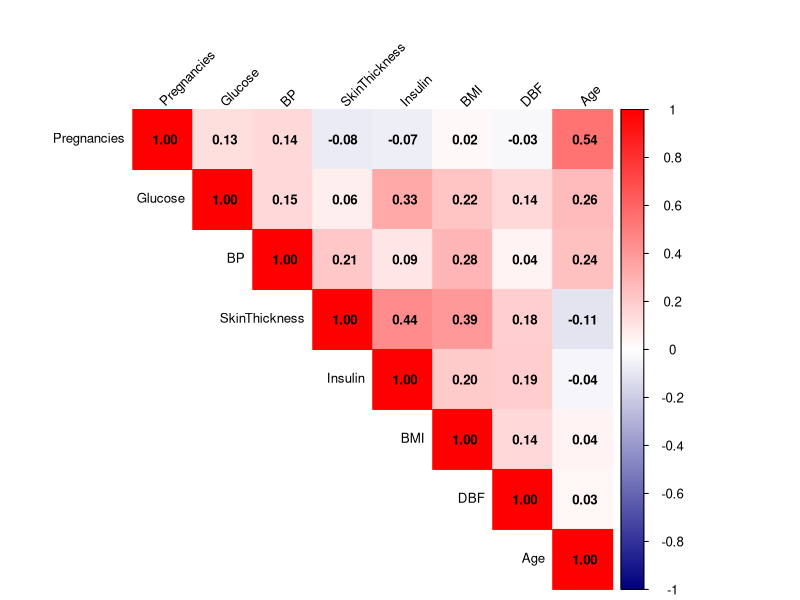

R code for this plot: (Note: this script raises an error after producing the figure.)
#Install dependencies
#install.packages("corrplot") 
#install.packages("pheatmap")
#install.packages("psych")

#Read CSV files
df <- read.csv("diabetes.csv")

#Explore the data
head(df)
str(df)
dim(df)
summary(df)
colnames(df)

#Import nessasry libraries
library(corrplot)
library(pheatmap)
library(psych)

# Correlation Matrix (basic check)
# Select only numeric predictor columns (remove Outcome)
data_fa <- df[, c("Pregnancies","Glucose","BP","SkinThickness","Insulin","BMI","DBF","Age")]

# Correlation matrix
cor_matrix <- cor(data_fa, method = "pearson")
cor_rounded <- round(cor_matrix, 2)
print(cor_matrix)

corrplot(cor_rounded,
         method = "color",
         type = "upper",
         addCoef.col = "black",
         number.cex = 0.8,
         tl.cex = 0.8,           # Text label size
         tl.col = "black",
         tl.srt = 45,
         col = colorRampPalette(c("navy", "white", "red"))(200),
         na.label = "NA",
         cl.ratio = 0.2,         # Color legend size
         mar = c(0,0,2,0))       # Margins

# KMO (Kaiser-Meyer-Olkin) Test
KMO(cor_matrix)

# Bartlett’s Test of Sphericity
cortest.bartlett(cor_matrix, n = nrow(data_fa))

#eigen value
data_fa <- df[, c("Pregnancies","Glucose","BP","SkinThick","Insulin","BMI","DPF","Age")]
data_scaled <- scale(data_fa)

cor_matrix <- cor(data_scaled)

eig <- eigen(cor_matrix)

eig$values

# Enhanced scree plot with better colors and styling
eigenvalues <- eig$values

plot(eigenvalues, 
     type = "b",
     pch = 19,                    # Filled circles
     cex = 1.5,                  # Larger points
     lwd = 2,                    # Thicker line
     col = "steelblue",          # Line and point color
     xlab = "Factor Number", 
     ylab = "Eigenvalue",
     main = "Scree Plot",
     cex.main = 1.5,            # Larger title
     cex.lab = 1.2,            # Larger axis labels
     cex.axis = 1.1,           # Larger axis numbers
     ylim = c(0, max(eigenvalues) + 0.5),
     bty = "n")                # Remove box

# Add horizontal line at eigenvalue = 1
abline(h = 1, col = "coral3", lty = 2, lwd = 2)

# Add grid for better readability
grid(nx = NA, ny = NULL, col = "gray90", lty = 1)

# Add text annotation for Kaiser criterion
text(x = length(eigenvalues) - 2, y = 1.2, 
     labels = "Kaiser Criterion (λ = 1)", 
     col = "coral3", cex = 0.9)


#logistic regression
# Select predictors
data_fa <- df[, c("Pregnancies","Glucose","BP","SkinThick",
                  "Insulin","BMI","DPF","Age")]

# Add outcome
data_log <- cbind(data_fa, Outcome = df$Outcome)

# List of predictor names
vars <- colnames(data_fa)

# Run logistic regression for each variable
for (v in vars) {
  formula <- as.formula(paste("Outcome ~", v))
  model <- glm(formula, data = data_log, family = binomial)
  
  cat("\n=============================\n")
  cat("Variable:", v, "\n")
  print(summary(model))
}

full_model <- glm(Outcome ~ Pregnancies + Glucose + BP +
                    SkinThick + Insulin + BMI + DPF + Age,
                  data = data_log,
                  family = binomial)

summary(full_model)
vif(full_model)


#Now FA and PCA iter 1
data_fa <- df[, c("Pregnancies","Glucose","BP","SkinThick","Insulin","BMI","DPF","Age")]
data_scaled <- scale(data_fa)
fa.parallel(data_scaled, fa="fa")
fa_model <- fa(data_scaled,
               nfactors = 3,
               rotate = "varimax",
               fm = "pa")      

print(fa_model)
fa_model$communality
fa_model$uniquenesses
fa.diagram(fa_model)

pca <- principal(data_scaled,
                 nfactors = 3,
                 rotate = "varimax"
                 ) 
print(pca)
summary(pca)
pca$rotation
fa.diagram(pca)

#Regression test after FA/PCA
# Extract component scores
component_scores <- as.data.frame(pca$scores)

# Rename components
colnames(component_scores) <- c("Obesity_factor", "Age_factor", "Metabolic_factor")

reg_data <- cbind(component_scores, Outcome = df$Outcome)

# Logistic Regression
log_model <- glm(Outcome ~ Obesity_factor + Age_factor + Metabolic_factor,
                 data = reg_data,
                 family = binomial)

summary(log_model)

library(car)
vif(log_model)
